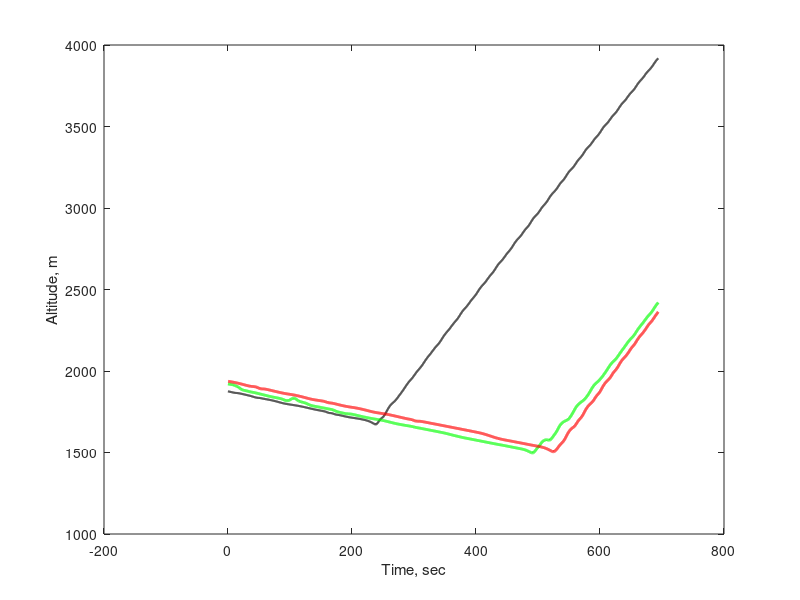

This figure's MATLAB source: (Note: this script raises an error after producing the figure.)
close all
clear all
clc


load('glider1_states_2.mat')
load('glider2_states_2.mat')
load('glider3_states_2.mat')
format long

% Plot altitude variation
figure1 = figure('Color',[1 1 1]);
init_time = glider1_states(8946+2500,1);
plot(glider1_states(8946+2500:110841-30000,1)-(init_time),glider1_states(8946+2500:110841-30000,3),'k','LineWidth',1.5)
hold on
plot(glider2_states(5697+2500:107594-30000,1)-(init_time),glider2_states(5697+2500:107594-30000,3),'g','LineWidth',2)
plot(glider3_states(12+2500:101888-30000,1)-(init_time),glider3_states(12+2500:101888-30000,3),'r','LineWidth',2)
xlabel('Time, sec')
ylabel('Altitude, m')
% title('Gain in altitude')
legend('Glider 1','Glider 2','Glider 3',0)
axis([0 700 1000 4000])
grid on

% Plot paths and thermal
figure2 = figure('Color',[1 1 1]);

% Plot thermal
x0 = 15.1342; y0 = 46.51;
sigma_x = 0.006;
sigma_y = 0.006;
A = 4100;
[X,Y] = meshgrid(x0-0.015:0.0001:x0+0.015, y0-0.015:0.0001:y0+0.015);
Z = A*exp( - (((X-x0).^2)./(2*sigma_x^2) + ((Y-y0).^2)./(2*sigma_y^2)));
surf(X,Y,Z,'FaceAlpha',0.2,'EdgeColor','none')%,'FaceColor',[0 0.6 1]);
view(74,38)
hold on
% Plot paths
plot3(glider1_states(8946+2500:110841-30000,39),glider1_states(8946+2500:110841-30000,38),glider1_states(8946+2500:110841-30000,3),'k','LineWidth',1.5)
plot3(glider2_states(5697+2500:107594-30000,39),glider2_states(5697+2500:107594-30000,38),glider2_states(5697+2500:107594-30000,3),'g','LineWidth',1.5)
plot3(glider3_states(12+2500:101888-30000,39),glider3_states(12+2500:101888-30000,38),glider3_states(12+2500:101888-30000,3),'r','LineWidth',1.5)


a2 = gca;
set(a2,'FontSize',12)
xlabel('Longitude, deg','FontSize',12)
ylabel('Latitude, deg','FontSize',12)
zlabel('Altitude, m','FontSize',12)
% title('Paths in cooperative flight')
leg = legend('Thermal','Glider 1','Glider 2','Glider 3',1);
set(leg,'FontSize',12)
legend('boxoff')

% Plot starting points
plot3(glider1_states(8946+2500,39),glider1_states(8946+2500,38),glider1_states(8946+2500,3),'pk','MarkerSize',12)
plot3(glider2_states(5697+2500,39),glider2_states(5697+2500,38),glider2_states(5697+2500,3),'pg','MarkerSize',12)
plot3(glider3_states(12+2500,39),glider3_states(12+2500,38),glider3_states(12+2500,3),'pr','MarkerSize',12)


